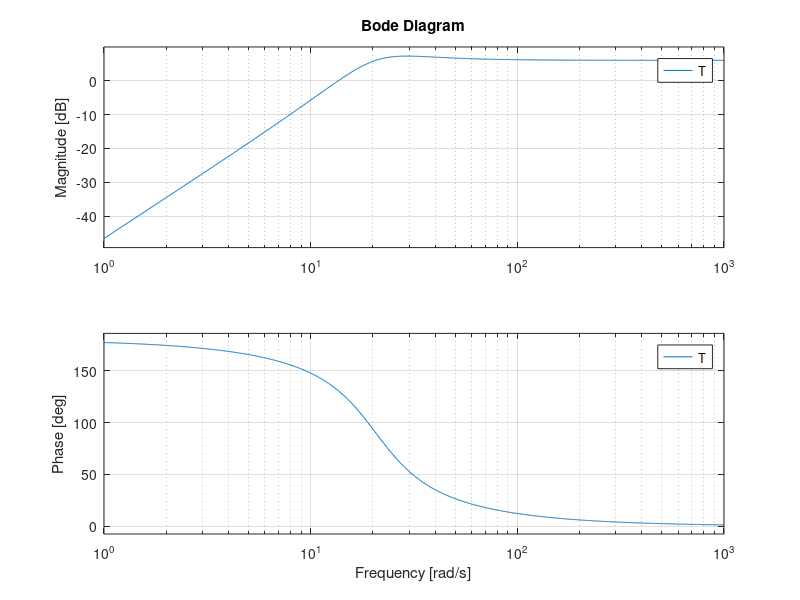

The MATLAB script that drew this image:
%%%%%%%%%%%%%%%%%%%%%%%%%%%%%%%%%%%%%%%%%%%%%%%%%%%%%%%%%%%%%%%%%%%%%%%%%%%%%%
%%% 说明：常用滤波器设计
%%%%%%%%%%%%%%%%%%%%%%%%%%%%%%%%%%%%%%%%%%%%%%%%%%%%%%%%%%%%%%%%%%%%%%%%%%%%%%
% (1)压控电压源二阶 LPF 
% clc;clear;
% C1=42e-9;
% C2=42e-9;
% R=4700;
% R1=1000;
% Rf=1000;
% A=(R1+Rf)/R1
% f=1/sqrt(C1*C2*R*R)/6.28
% Q=sqrt(C1*C2*R*R)/((R+R)*C2+(1-A)*C1*R)
% s=tf('s'); 
% T=A/(1+((R+R)*C2+(1-A)*C1*R)*s+C1*C2*R*R*s^2)
% figure;
% bode(T)

% C1=1e-7;
% C2=1e-7;
% R1=18000;
% R2=18000;
% R3=10000;
% R4=10000;
% A=(R3+R4)/R3
% f=1/sqrt(C1*C2*R1*R2)/6.28
% Q=sqrt(C1*C2*R1*R2)/((R1+R2)*C2+(1-A)*C1*R1)
% s=tf('s');
% T=A/(1+((R1+R2)*C2+(1-A)*C1*R1)*s+C1*C2*R1*R2*s^2)
% figure;
% bode(T)

%%%%%%%%%%%%%%%%%%%%%%%%%%%%%%%%%%%%%%%%%%%%%%%%%%%%%%%%%%%%%%%%%%%%%%%%%%%%%%
%%%%%%%%%%%%%%%%%%%%%%%%%%%%%%%%%%%%%%%%%%%%%%%%%%%%%%%%%%%%%%%%%%%%%%%%%%%%%%
% (2)无限增益多路反馈二阶 LPF

% C1=1e-6;
% C2=1e-7;
% R1=3000;
% R2=5000;      % 7000=13000 // 15000
% R3=5000;
% R4=0;
% 
% % C1=1e-7;
% % C2=1e-8;
% % R1=5000;
% % R2=10000;      % 7000=13000 // 15000
% % R3=10000;
% % R4=0;
% 
% A=-R3/R1
% f=1/sqrt(C1*C2*R2*R3)/6.28
% Q=1/(1/R1+1/R2+1/R3)*sqrt(C1/C2/R2/R3)
% s=tf('s');
% T=A/(1+(1/R1+1/R2+1/R3)*C2*R2*R3*s+C1*C2*R2*R3*s^2)
% figure;
% bode(T)

%%%%%%%%%%%%%%%%%%%%%%%%%%%%%%%%%%%%%%%%%%%%%%%%%%%%%%%%%%%%%%%%%%%%%%%%%%%%%%
%%%%%%%%%%%%%%%%%%%%%%%%%%%%%%%%%%%%%%%%%%%%%%%%%%%%%%%%%%%%%%%%%%%%%%%%%%%%%%
% % (3)压控电压源二阶 HPF

% C1=2.2e-6;
% C2=2.2e-6;
% R1=22000;
% R2=22000;
% R3=2000;
% R4=2000;
% A=(R3+R4)/R3
% f=1/sqrt(C1*C2*R1*R2)/6.28
% Q=sqrt(C1*C2*R1*R2)/((C1+C2)*R1+(1-A)*C2*R2)
% s=tf('s');
% T=A*C1*C2*R1*R2*s^2/(1+((C1+C2)*R1+(1-A)*C2*R2)*s+C1*C2*R1*R2*s^2)
% figure;
% bode(T)

% (3)压控电压源二阶 HPF 完整代码：含传递函数+截止频率求解+相位平移计算+波特图+标注
C1=2.2e-6;
C2=2.2e-6;
R1=22000;
R2=22000;
R3=2000;
R4=2000;
A=(R3+R4)/R3;  % 同相放大倍数
f=1/sqrt(C1*C2*R1*R2)/6.28 % 你原有的近似截止频率
Q=sqrt(C1*C2*R1*R2)/((C1+C2)*R1+(1-A)*C2*R2) ; % 品质因数
s=tf('s');
% 二阶高通滤波器传递函数（你的原式，完全保留）
T=A*C1*C2*R1*R2*s^2/(1+((C1+C2)*R1+(1-A)*C2*R2)*s+C1*C2*R1*R2*s^2);

figure;
bode(T)

%% ========== 新增1：从传递函数精准求解【-3dB截止频率】(二阶滤波器标准截止频率) ==========
[mag,phase,w] = bode(T);        % 提取传递函数的幅值mag、相位phase(相位平移)、角频率w
mag_dB = 20*log10(squeeze(mag));% 幅值转分贝(dB)，squeeze消除多余维度
freq = w/(2*pi);               % 角频率转实际频率 Hz
A_dB = 20*log10(A);            % 二阶高通的通带增益(最大值)
cutoff_dB = A_dB - 3;          % 截止频率的判定标准：通带增益衰减3dB
% 插值计算精准的截止频率(核心)，解决离散点无刚好-3dB的问题
fc_precise = interp1(mag_dB, freq, cutoff_dB, 'linear', 'extrap')

% %% ========== 新增2：求解【相位平移】 三种常用方式，按需取用 ==========
% phase_shift = squeeze(phase);  % 方式1：全频段相位平移数组，每个频率对应一个相位平移值(单位：°)
% phase_cutoff = phase(T,fc_precise); % 方式2：精准截止频率点的相位平移(核心值，单位：°)
% phase_3Hz = phase(T,3);        % 方式3：指定频率(比如3Hz)的相位平移，可任意修改频率值
% 
% %% ========== 新增3：绘制波特图+标注截止频率+标注对应相位平移，可视化 ==========
% figure;
% bode(T);grid on;hold on;title('二阶压控电压源高通滤波器(HPF) 波特图+截止频率+相位平移标注');
% % 标注截止频率点(幅频特性上红色实心点)
% plot(fc_precise, cutoff_dB, 'ro', 'MarkerSize',8, 'MarkerFaceColor','r','DisplayName','-3dB截止频率');
% % 标注截止频率点的文字信息(含频率+相位平移)
% text(fc_precise, cutoff_dB+8, sprintf('截止频率:%.2f Hz\n相位平移:%.1f°',fc_precise,phase_cutoff),...
%     'Color','red','FontSize',9,'HorizontalAlignment','center');
% % 画辅助虚线：便于查看
% plot([fc_precise,fc_precise], [min(mag_dB),cutoff_dB], 'r--','LineWidth',1);
% plot([min(freq),fc_precise], [cutoff_dB,cutoff_dB], 'r--','LineWidth',1);
% hold off;legend('show');
% 
% %% ========== 新增4：命令行输出所有关键参数 (清晰查看结果) ==========
% fprintf('------------------------参数输出------------------------\n');
% fprintf('同相放大倍数 A = %.2f\n',A);
% fprintf('近似截止频率 f(原公式) = %.4f Hz\n',f);
% fprintf('精准-3dB截止频率 fc = %.4f Hz\n',fc_precise);
% fprintf('品质因数 Q = %.4f\n',Q);
% fprintf('截止频率点相位平移 = %.2f °\n',phase_cutoff);
% fprintf('3Hz频率点相位平移 = %.2f °\n',phase_3Hz);

%%%%%%%%%%%%%%%%%%%%%%%%%%%%%%%%%%%%%%%%%%%%%%%%%%%%%%%%%%%%%%%%%%%%%%%%%%%%%%
%%%%%%%%%%%%%%%%%%%%%%%%%%%%%%%%%%%%%%%%%%%%%%%%%%%%%%%%%%%%%%%%%%%%%%%%%%%%%%
% (4)无限增益多路反馈二阶 HPF

% C1=1e-6;
% C2=1e-7;
% C3=1e-7;
% R1=1600;
% R2=160000;
% R3=10000;
% A=-C1/C3
% f=1/sqrt(C2*C3*R1*R2)/6.28
% Q=1/(C1+C2+C3)*sqrt(C2*C3*R2/R1)
% s=tf('s');
% T=-C1*C2*R1*R2*s^2/(1+(C1+C2+C3)*R1*s+C3*C2*R1*R2*s^2)
% figure;
% bode(T)

%%%%%%%%%%%%%%%%%%%%%%%%%%%%%%%%%%%%%%%%%%%%%%%%%%%%%%%%%%%%%%%%%%%%%%%%%%%%%%
%%%%%%%%%%%%%%%%%%%%%%%%%%%%%%%%%%%%%%%%%%%%%%%%%%%%%%%%%%%%%%%%%%%%%%%%%%%%%%
% (5)压控电压源二阶 BPF

% C1=1e-8;
% C2=1e-8;
% R1=9000;
% R2=1000;
% R3=10000;
% R4=100000;
% R5=5000;
% A=(R3+R4)/R3
% f=sqrt((R1+R5)/(C1*C2*R1*R2*R5))/6.28
% Q=sqrt((R1+R5)*C1*C2*R1*R2*R5)/(C1*R1*R5+C2*R1*R5+C2*R2*R5+C2*R1*R2*(1-A))
% s=tf('s');
% T=A*C2*R2*R5*s/(R1+R5+(C1*R1*R5+C2*R1*R5+C2*R2*R5+C2*R1*R2*(1-A))*s+C1*C2*R1*R2*R5*s^2)
% figure;
% bode(T)

%%%%%%%%%%%%%%%%%%%%%%%%%%%%%%%%%%%%%%%%%%%%%%%%%%%%%%%%%%%%%%%%%%%%%%%%%%%%%%
%%%%%%%%%%%%%%%%%%%%%%%%%%%%%%%%%%%%%%%%%%%%%%%%%%%%%%%%%%%%%%%%%%%%%%%%%%%%%%
% (6)无限增益多路反馈二阶 BPF

% % C1=1e-8;
% % C2=1e-8;
% % R0=1000;
% % R1=1000;
% % R2=200;
% % R3=18000;
% 
% C1=2e-9;
% C2=2e-9;
% R0=0;
% R1=5700;
% R2=1000;
% R3=100000;
% 
% A=-R3*C2/R1/(C1+C2)
% f=sqrt((R1+R2)/R1/R2/R3/C1/C2)/6.28
% Q=sqrt((R1+R2)*R3*C1*C2/R1/R2)/(C1+C2)
% s=tf('s');
% T=-C2*R2*R3*s/(R1+R2+R1*R2*(C1+C2)*s+C1*C2*R1*R2*R3*s^2)
% figure;
% bode(T)

%%%%%%%%%%%%%%%%%%%%%%%%%%%%%%%%%%%%%%%%%%%%%%%%%%%%%%%%%%%%%%%%%%%%%%%%%%%%%%
%%%%%%%%%%%%%%%%%%%%%%%%%%%%%%%%%%%%%%%%%%%%%%%%%%%%%%%%%%%%%%%%%%%%%%%%%%%%%%
% (7)压控电压源二阶 BEF

% % conditions: C1=C2=C3/2,R1=R2=2*R5
% C1=1e-9;
% C2=1e-9;
% C3=2e-9;
% R1=18000;
% R2=18000;
% R3=10000;
% R4=9800;
% R5=9000;
% A=(R3+R4)/R3
% f=1/sqrt(C1*C2*R1*R2)/6.28
% Q=1/2/(2-A)
% s=tf('s');
% T=A*(1+C1*C2*R1*R2*s^2)/(1+2*(2-A)*R1*C1*s+C1*C2*R1*R2*s^2)
% figure;
% bode(T)

%%%%%%%%%%%%%%%%%%%%%%%%%%%%%%%%%%%%%%%%%%%%%%%%%%%%%%%%%%%%%%%%%%%%%%%%%%%%%%
%%%%%%%%%%%%%%%%%%%%%%%%%%%%%%%%%%%%%%%%%%%%%%%%%%%%%%%%%%%%%%%%%%%%%%%%%%%%%%
% (8)无限增益多路反馈二阶 BEF

% % conditions: C1=C2,R3*R4=2*R1*R5
% C1=1e-9;
% C2=1e-9;
% R1=500;
% R2=1000;
% R3=1000000;
% R4=10000;
% R5=10000;
% R6=50000;
% A=-R6/R4
% f=sqrt((1/R1+1/R2)/R3/C1/C2)/6.28
% Q=sqrt((R1+R2)*R3/R1/R2/4)
% s=tf('s');
% T=A*((1/R1+1/R2)/R3/C1/C2+s^2)/((1/R1+1/R2)/R3/C1/C2+2/R3/C1*s+s^2)
% figure;
% bode(T)

%%%%%%%%%%%%%%%%%%%%%%%%%%%%%%%%%%%%%%%%%%%%%%%%%%%%%%%%%%%%%%%%%%%%%%%%%%%%%%
%%%%%%%%%%%%%%%%%%%%%%%%%%%%%%%%%%%%%%%%%%%%%%%%%%%%%%%%%%%%%%%%%%%%%%%%%%%%%%
% (9)一阶 LPF

% C1=1e-7;
% R1=2000;
% R2=16000;
% R3=1000;
% A=-R2/R1
% f=1/R2/C1/6.28
% s=tf('s');
% T=A/(1+R2*C1*s)
% figure;
% bode(T)

%%%%%%%%%%%%%%%%%%%%%%%%%%%%%%%%%%%%%%%%%%%%%%%%%%%%%%%%%%%%%%%%%%%%%%%%%%%%%%
%%%%%%%%%%%%%%%%%%%%%%%%%%%%%%%%%%%%%%%%%%%%%%%%%%%%%%%%%%%%%%%%%%%%%%%%%%%%%%
% (10)一阶 HPF

% C1=1e-7;
% R1=15000;
% R2=100000;
% R3=1000;
% A=-R2/R1
% f=1/R1/C1/6.28
% s=tf('s');
% T=-R2*C1*s/(1+R1*C1*s)
% figure;
% bode(T)

%%%%%%%%%%%%%%%%%%%%%%%%%%%%%%%%%%%%%%%%%%%%%%%%%%%%%%%%%%%%%%%%%%%%%%%%%%%%%%
%%%%%%%%%%%%%%%%%%%%%%%%%%%%%%%%%%%%%%%%%%%%%%%%%%%%%%%%%%%%%%%%%%%%%%%%%%%%%%
% (11)全通滤波器一

% C1=1e-7;
% R1=20000;
% R2=20000;
% R3=100;
% W=2*pi*9000;
% A=-R2/R1
% theta=-180+2*atan2(1,-W*R3*C1)*180/pi
% s=tf('s');
% T=-(1-R3*C1*s)/(1+R3*C1*s)
% figure;
% bode(T)

%%%%%%%%%%%%%%%%%%%%%%%%%%%%%%%%%%%%%%%%%%%%%%%%%%%%%%%%%%%%%%%%%%%%%%%%%%%%%%
%%%%%%%%%%%%%%%%%%%%%%%%%%%%%%%%%%%%%%%%%%%%%%%%%%%%%%%%%%%%%%%%%%%%%%%%%%%%%%
% (12)全通滤波器二

% C1=1e-7;
% R1=20000;
% R2=20000;
% R3=100;
% W=2*pi*9000;
% A=R2/R1
% theta=2*atan2(1,-W*R3*C1)*180/pi
% s=tf('s');
% T=(1-R3*C1*s)/(1+R3*C1*s)
% figure;
% bode(T)

%%%%%%%%%%%%%%%%%%%%%%%%%%%%%%%%%%%%%%%%%%%%%%%%%%%%%%%%%%%%%%%%%%%%%%%%%%%%%%
%%%%%%%%%%%%%%%%%%%%%%%%%%%%%%%%%%%%%%%%%%%%%%%%%%%%%%%%%%%%%%%%%%%%%%%%%%%%%%
% 低通滤波器
% Cutoffw1=70*2*pi;  % 低通滤波器截止频率
% LPF12=1/Cutoffw1^2; % 传输函数参数
% LPF11=sqrt(2)/Cutoffw1;  % 传输函数参数
% LPFnum=1;
% LPFden=[LPF12 LPF11 1];
% Gc1=tf(LPFnum,LPFden)
% Gd1=c2d(Gc1,ts,'tustin')
% [lpnum,lpden]=tfdata(Gd1,'v')
% a=2^10;
% num=round(lpnum*(2^16)*a)
% den=round(lpden*(2^16))
% Gd2=tf(lpnum,lpden,ts)
% Gd2=tf(num,den,ts)
% figure;
% bode(Gc1*a,'r',Gd1*a,'b-',Gd2,'g-o')
% grid on

%%%%%%%%%%%%%%%%%%%%%%%%%%%%%%%%%%%%%%%%%%%%%%%%%%%%%%%%%%%%%%%%%%%%%%%%%%%%%%
%%%%%%%%%%%%%%%%%%%%%%%%%%%%%%%%%%%%%%%%%%%%%%%%%%%%%%%%%%%%%%%%%%%%%%%%%%%%%%
% 无源二阶 LPF

% C1=1e-8;
% C2=1e-8;
% R1=5000;
% R2=5000;      
% 
% A=1;
% f=1/sqrt(C1*C2*R1*R2)/6.28
% Q=sqrt(C1*C2*R1*R2)/(R1*C1+R1*C2+R2*C2)
% s=tf('s');
% T=1/(1+(R1*C1+R1*C2+R2*C2)*s+C1*C2*R1*R2*s^2)
% figure;
% bode(T)
% 
% A=1;
% f=1/(C1*R1)/6.28
% s=tf('s');
% T=1/(1+R1*C1*s)
% figure;
% bode(T)
